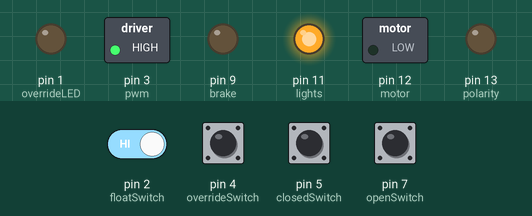
This sketch was run on a simulated Arduino Uno, built with avr-gcc and run on an emulated ATmega328P. Shown: switched loads named in the sketch (green lamp = pin HIGH), output pins drawn as LEDs (lit = HIGH). The test bench sets the inputs (shaded band); at power-on: pin 2 (floatSwitch), pin 4 (overrideSwitch), pin 5 (closedSwitch), pin 7 (openSwitch) HIGH.

Above: at 1.2 s.
1.3 s: pin 4 (overrideSwitch) pulled LOW for 0.15 s
At 1.9 s:
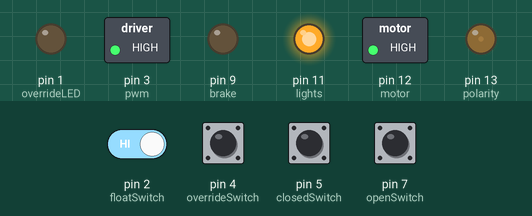
2.9 s: pin 7 (openSwitch) pulled LOW for 0.15 s
At 2.99 s:
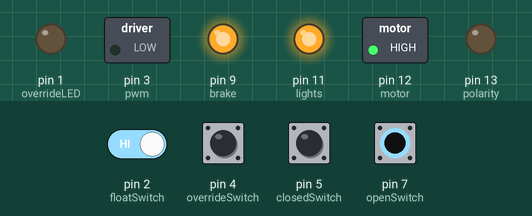
4.5 s: pin 4 (overrideSwitch) pulled LOW for 1 s
At 5.5 s:
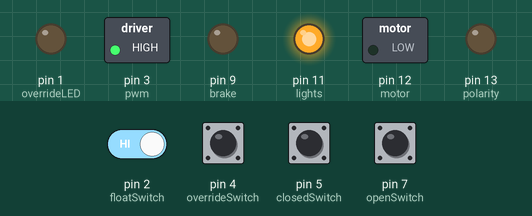
7.0 s: pin 5 (closedSwitch) pulled LOW for 0.15 s
At 7.07 s:
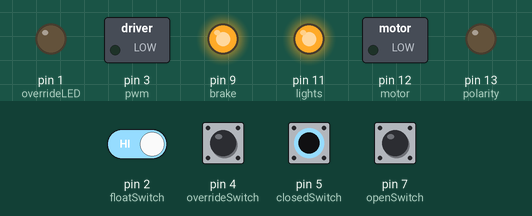
8.6 s: pin 2 (floatSwitch) driven LOW and pin 7 (openSwitch) driven LOW
At 9.6 s:
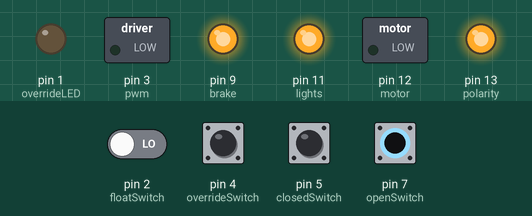
10.1 s: pin 2 (floatSwitch) driven HIGH
At 10.8 s:
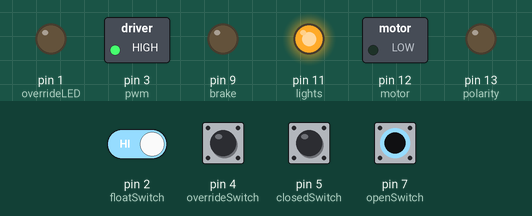
Timing chart, 0 to 12.6 s (numbered marks = the images above; inputs shaded):
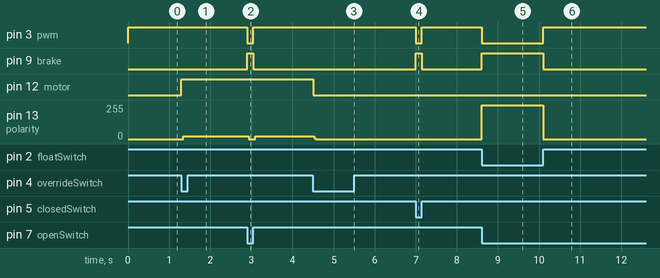

Measured:
- after the input at 1.3 s, pin 12 (motor): LOW → HIGH at once; pin 13 (polarity): 0/255 → 20/255 at once
- after the input at 2.9 s, pin 3 (pwm): HIGH → LOW at once, → HIGH 0.15 s later; pin 9 (brake): LOW → HIGH at once, → LOW 0.15 s later; pin 13 (polarity): 20/255 → 0/255 at once, → 20/255 0.15 s later
- after the input at 4.5 s, pin 12 (motor): HIGH → LOW at once; pin 13 (polarity): 20/255 → 0/255 at once
- after the input at 7.0 s, pin 3 (pwm): HIGH → LOW at once, → HIGH 0.15 s later; pin 9 (brake): LOW → HIGH at once, → LOW 0.15 s later
- after the input at 8.6 s, pin 3 (pwm): HIGH → LOW at once; pin 9 (brake): LOW → HIGH at once; pin 13 (polarity): 0/255 → 255/255 at once
- after the input at 10.1 s, pin 3 (pwm): LOW → HIGH at once; pin 9 (brake): HIGH → LOW at once; pin 13 (polarity): 255/255 → 0/255 at once

The sketch:

me153project__2_.ino
```cpp
const int motor = 12;       //pin specified by MOTORSHIELD to control MOTORDIRECTION
const int brake = 9;        //pin specified by MOTORSHIELD to control BRAKE
const char current = A0;    //pin speciffed by MOTORSHIELD to sense CURRENT
const int pwm = 3;          //pin specified by MOTORSHIELD to control MOTORSPEED
const int spd = 255 ;       //the set MOTORSPEED value

const int lights = 11;      //pin specified by MOTORSHIELD to contorl MOTORSPEED2
//repurposed to provide POWER to LIGHTS
const int polarity = 13;    //pin specified by MOTORSHIELD to control MOTORDIRECTION2
//repurposed to specifity POLARITY of LIGHTS

const int floatSwitch = 2;      //pin connected to FLOATSWITCH
const int closedSwitch = 5;     //pin connected to CLOSESWITCH
const int openSwitch = 7;       //pin connected to OPENSWITCH

const int overrideSwitch = 4;   //pin connected to OVERRIDESWITCH
//TODO: change this to a better pin
const int overrideLED = 1;      //pin connected to OVERRIDE LED

const int sensor = 8;   //pin connected to IR sensor

bool floatUp;
bool doorOpen;
bool doorClosed;

//these variables are used to turn push button into a toggle
bool overrideState = false;   //state of the override button right now
bool lastState = false;       //state of the override button last iteration
bool overrideEnabled = false; //state of the override

float dt = 10;

unsigned long endTime;
bool openStarted = false;


void setup()
{

  pinMode(motor, OUTPUT);   //sets the MOTOR pin as output
  pinMode(brake, OUTPUT);   //sets the BRAKE pin as output
  pinMode(pwm, OUTPUT);     //sets the SPEED pin as output
  analogWrite(pwm, spd);    //sets the SPEED of the motor
  pinMode(current, INPUT);  //sets the CURRENT pin as input

  pinMode(polarity, OUTPUT); //sets the POLARITY pin as output
  pinMode(lights, OUTPUT);  //sets the LIGHTS pin as output
  analogWrite(lights, spd); //sets the POWER provided to LIGHTS

  pinMode(floatSwitch, INPUT_PULLUP);     //sets the FLOATSWITCH pin as input
  pinMode(closedSwitch, INPUT_PULLUP);    //sets the CLOSESWITCH pin as input
  pinMode(openSwitch, INPUT_PULLUP);      //sets the OPENSWITCH pin as input
  pinMode(overrideSwitch, INPUT_PULLUP);  //sets the OVERRIDESWITCH pin as input

  pinMode(sensor, INPUT); //sets the IRSENSOR pin as input

  pinMode(overrideLED, OUTPUT); //sets the OVERRIDE LED pin as output
}

void loop()
{

  floatUp = digitalRead(floatSwitch) == HIGH;
  doorClosed = digitalRead(closedSwitch) == LOW;
  doorOpen = digitalRead(openSwitch) == LOW;
  overrideState = digitalRead(overrideSwitch) == LOW;

  if (overrideState && (!lastState))
  {
    overrideEnabled = !overrideEnabled;
  }
  lastState = overrideState;

  //motor movement stuff
  if (!overrideEnabled)
  {
    if (floatUp && !doorClosed) //is there water in reservoir? and is the door not yet fully closed?
    {
      CloseDoor();
    } else if ( (!floatUp) && (!doorOpen)) //is coffee done? and is the door not yet fully open?
    {
       if (!openStarted) //has the opening sequence not yet started?
       {
          if (doorClosed) // only begin opening sequence if the door has already closed fully
          {
           StopDoor();
           openStarted = true; //start opening sequence
           endTime = millis()+3000;
          }
       } else //has opening sequence started?
       {
          if (millis()>endTime)//have we waited long enough
          {
          OpenDoor();
          }
       }
    } else
    {
      openStarted = false;
      StopDoor();
    }
  } else
  {
    if (!doorOpen)
    {
      OpenDoor();
      analogWrite(lights, spd);
      digitalWrite(polarity, HIGH);
    }
    else
    {
      StopDoor();
    }
  }


  //Lights up when door is completly open
  if (doorOpen && (!floatUp))
  {
    analogWrite(lights, spd);
    digitalWrite(polarity, HIGH);
  }
  else
  {
    digitalWrite(polarity, LOW);

  }
}

void OpenDoor()
{
  digitalWrite(motor, HIGH);
  digitalWrite(brake, LOW);
  analogWrite(pwm, spd);
}

void CloseDoor()
{
  digitalWrite(motor, LOW);
  digitalWrite(brake, LOW);
  analogWrite(pwm, spd);
}

void StopDoor()
{
  digitalWrite(brake, HIGH);
  analogWrite(pwm, 0);
}
```
